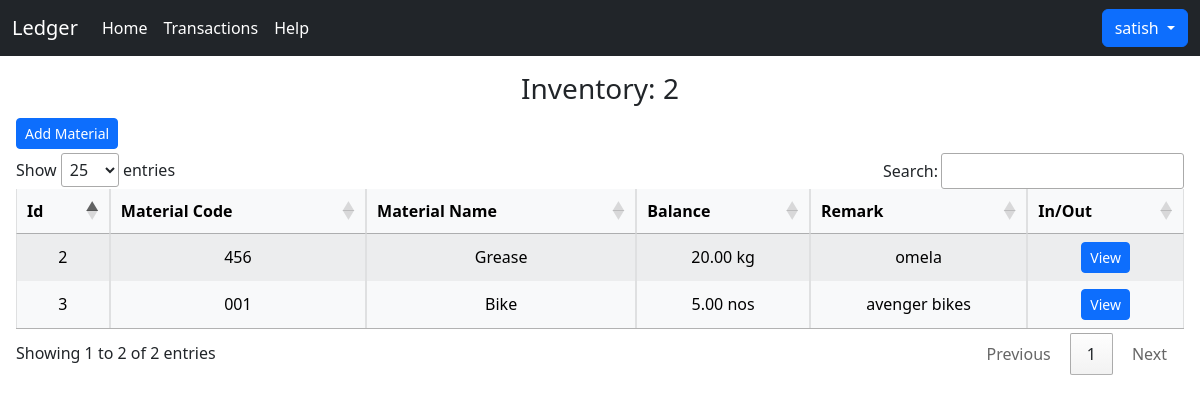
/inventory/2 (signed in), run on an earlier commit of the app's database.
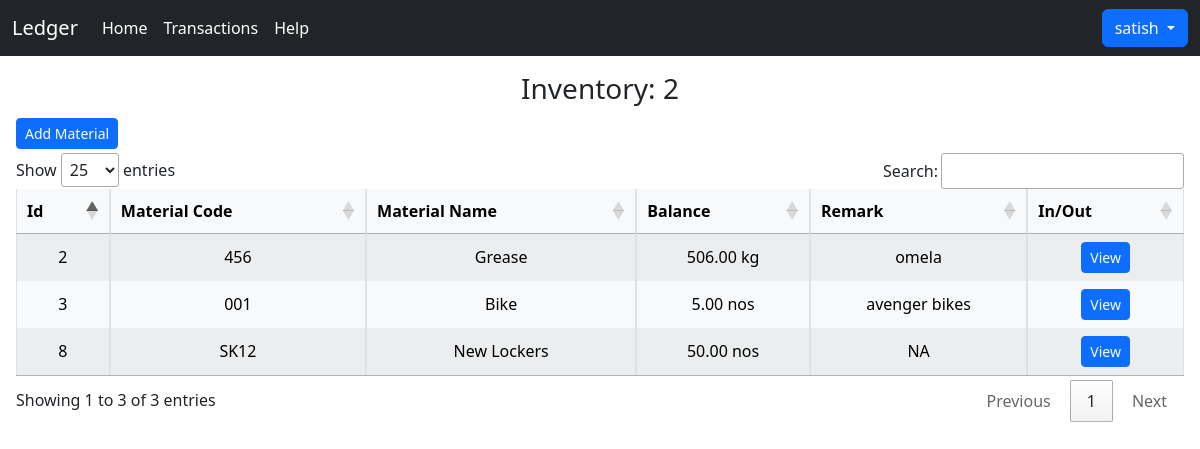
And on a later commit of the database.
### home/models.py (models this page shows, shortened)
class Inventory1(models.Model):
    id = models.AutoField(primary_key=True)
    inv_id = models.CharField(max_length=20)
    material_code = models.CharField(max_length=100, unique=True)
    material_name = models.CharField(max_length=200)
    balance = models.DecimalField(max_digits=10, decimal_places=2)
    unit = models.CharField(max_length=20)
    remark = models.CharField(max_length=200)

### home/views.py (the view)
# urls.py: path('inventory/<str:inv_id>', views.inventory, name='inventory'),
def inventory(request, inv_id):
    if request.user.is_anonymous:
        return redirect('/')
    materials = Inventory1.objects.filter(inv_id=inv_id)
    context = {'materials': materials, 'inv_id': inv_id}
    return render(request, 'inventory.html', context)

### templates/inventory.html (shortened to what this page needs)
{% extends 'base.html' %}
{% block body %}
<div class="my-3 text-center">
    <h3>Inventory: {{inv_id}}</h3>
    <button type="button" class="btn btn-primary my-1 btn-sm float-start mx-3" data-bs-toggle="modal"
        data-bs-target="#exampleModal">
        Add Material
    </button>
    <div class="mt-2 mx-3 mb-0 ">
        <div class="mb-3 ">
            <table id="table_id" class="table-light table table-striped table-bordered w-100">
                <thead>
                    <tr>
                        <th>Id</th>
                        <th>Material Code</th>
                        <th>Material Name</th>
                        <th>Balance</th>
                        <th>Remark</th>
                        <th>In/Out</th>
                    </tr>
                </thead>
                <tbody>
                    {% for material in materials %}
                    <tr>
                        <td>{{material.id}}</td>
                        <td>{{material.material_code}}</td>
                        <td>{{material.material_name}}</td>
                        <td>{{material.balance}} {{material.unit}}</td>
                        <td>{{material.remark}}</td>
                        <td><a href="/transactions/inventory/{{inv_id}}/material_code/{{material.material_code}}"
                                class="btn btn-primary btn-sm">View</a></td>
                    </tr>
                    {% endfor %}
                </tbody>
            </table>
            <link href="https://cdn.datatables.net/1.11.3/css/jquery.dataTables.min.css" rel="stylesheet">
        </div>
    </div>
</div>
{% endblock body %}

What changed in the data, as far as the page shows it:
changed Inventory1 "Grease": balance "20.00" → "506.00"
added Inventory1: id "8", material_code "SK12", material_name "New Lockers", balance "50.00", unit "nos", remark "NA"
Also different on the page:
text written by a page script: "Show entries Search: Showing 1 to 2 of 2 entries Previous 1 Next" → "Show entries Search: Showing 1 to 3 of 3 entries Previous 1 Next"
